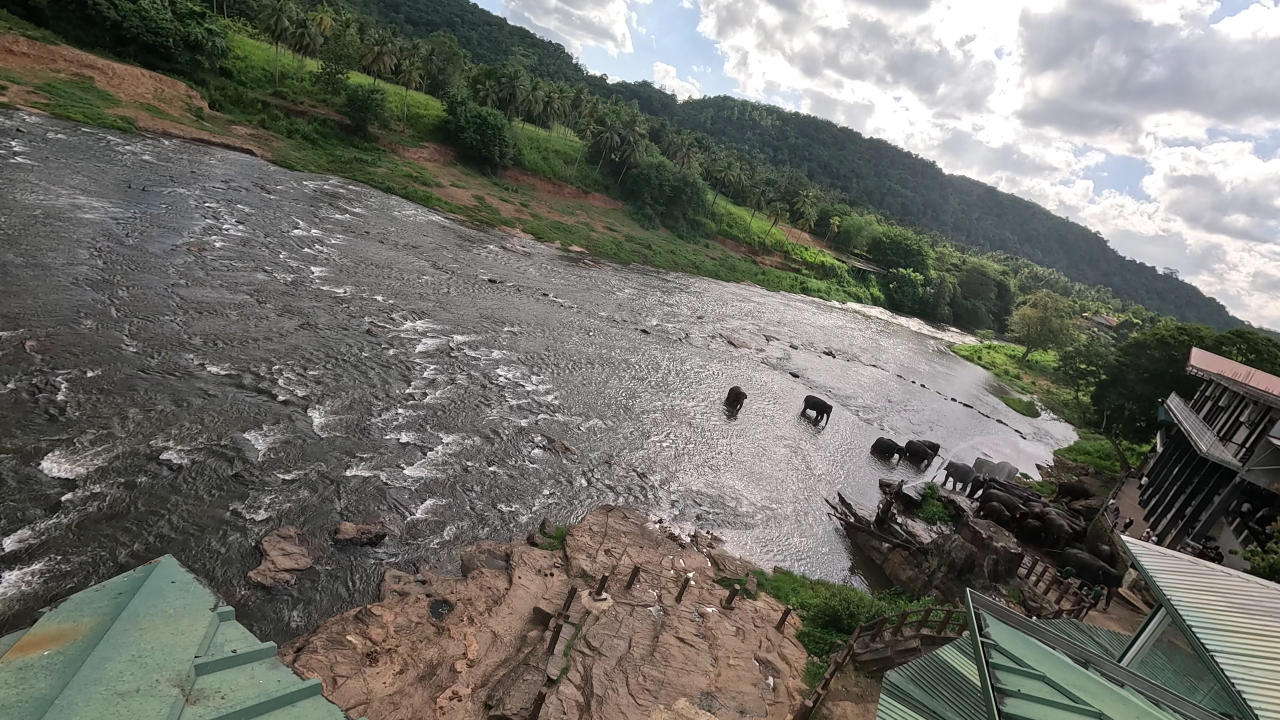
#> input picture annotations_pinnawala/images/train/035a562d-250828_14session_site1_4_h264_rank09_f028920_t00964964ms.jpg, 3840 x 2160 px (shown at 1/3 size)
$ python -i frame_extractor.py   (imports and definitions only)   (older library calls are emulated)
#> lines starting #> are read from the running program, lines starting #| are printed output that depends on the picture
import argparse
import sys
from pathlib import Path
import gc
import cv2
import numpy as np
from sklearn.cluster import MiniBatchKMeans
from tqdm import tqdm

## terminal command:
"""
python /home/nishiyamalab/PycharmProjects/Mirla_YOLO_test/frame_extractor.py \
  --input_dir "/home/nishiyamalab/PycharmProjects/Mirla_YOLO_test/Mirla_YOLO_test_videos/pinnawala_sample_videos/val_videos" \
  --output_dir "/home/nishiyamalab/PycharmProjects/Mirla_YOLO_test/Mirla_YOLO_test_videos/pinnawala_sample_videos/val_videos/extracted_frames_pinnawala_val_videos" \
  --clusters 12 \
  --sample_every 10 \
  --batch_size 512 \
  --resize_width 640 \
  --random_state 42
"""


VIDEO_EXTS = {".mp4", ".mov", ".avi", ".mkv", ".m4v", ".webm", ".MP4", ".MOV", ".M4V", ".WEBM", ".AVI", ".MKV"}

def list_videos(input_dir: Path):
    return [p for p in sorted(input_dir.iterdir()) if p.suffix.lower() in {e.lower() for e in VIDEO_EXTS} and p.is_file()]

# [9 lines left out: function maybe_resize, not called in this run]

def hsv_histogram(img_bgr, bins=(8,8,8)):
    img_hsv = cv2.cvtColor(img_bgr, cv2.COLOR_BGR2HSV)
    hist = cv2.calcHist([img_hsv], [0,1,2], None, bins, [0,180,0,256,0,256])
    hist = cv2.normalize(hist, hist).flatten()
    return hist.astype(np.float32)

def laplacian_variance(img_bgr):
    gray = cv2.cvtColor(img_bgr, cv2.COLOR_BGR2GRAY)
    return float(cv2.Laplacian(gray, cv2.CV_64F).var())

def grayscale_delta(prev_gray, curr_gray):
    if prev_gray is None:
        return 0.0
    mad = np.mean(np.abs(curr_gray.astype(np.int16) - prev_gray.astype(np.int16)))
    return float(mad) / 255.0

def frame_feature(img_bgr, prev_gray=None):
    hist = hsv_histogram(img_bgr)              # (512,)
    sharp = laplacian_variance(img_bgr)        # scalar
    gray = cv2.cvtColor(img_bgr, cv2.COLOR_BGR2GRAY)
    delta = grayscale_delta(prev_gray, gray)   # scalar
    feat = np.concatenate([hist, np.array([sharp, 20*delta], dtype=np.float32)])  # (514,)
    return feat, gray

# [184 lines left out: functions sample_frames, save_frames, train_kmeans_streaming, select_best_frames_streaming, process_video, main, not called in this run]

# [2 lines not run here, left out]

>>> import cv2
>>> picture = cv2.imread('annotations_pinnawala/images/train/035a562d-250828_14session_site1_4_h264_rank09_f028920_t00964964ms.jpg')
#> picture is the input picture: shape (2160, 3840, 3); mean B, G, R 105.9, 112.6, 112.8
>>> result = frame_feature(picture)
#> in hsv_histogram, `img_hsv = cv2.cvtColor(img_bgr, cv2.COLOR_BGR2HSV)`: img_hsv: shape (2160, 3840, 3); mean H, S, V 51.1, 40.5, 117.5
#> in hsv_histogram, `hist = cv2.normalize(hist, hist).flatten()`: hist = 512 values, max 0.383 at index 3, min 0 at index 23, mean 0.0143
#> in laplacian_variance, `gray = cv2.cvtColor(img_bgr, cv2.COLOR_BGR2GRAY)`:
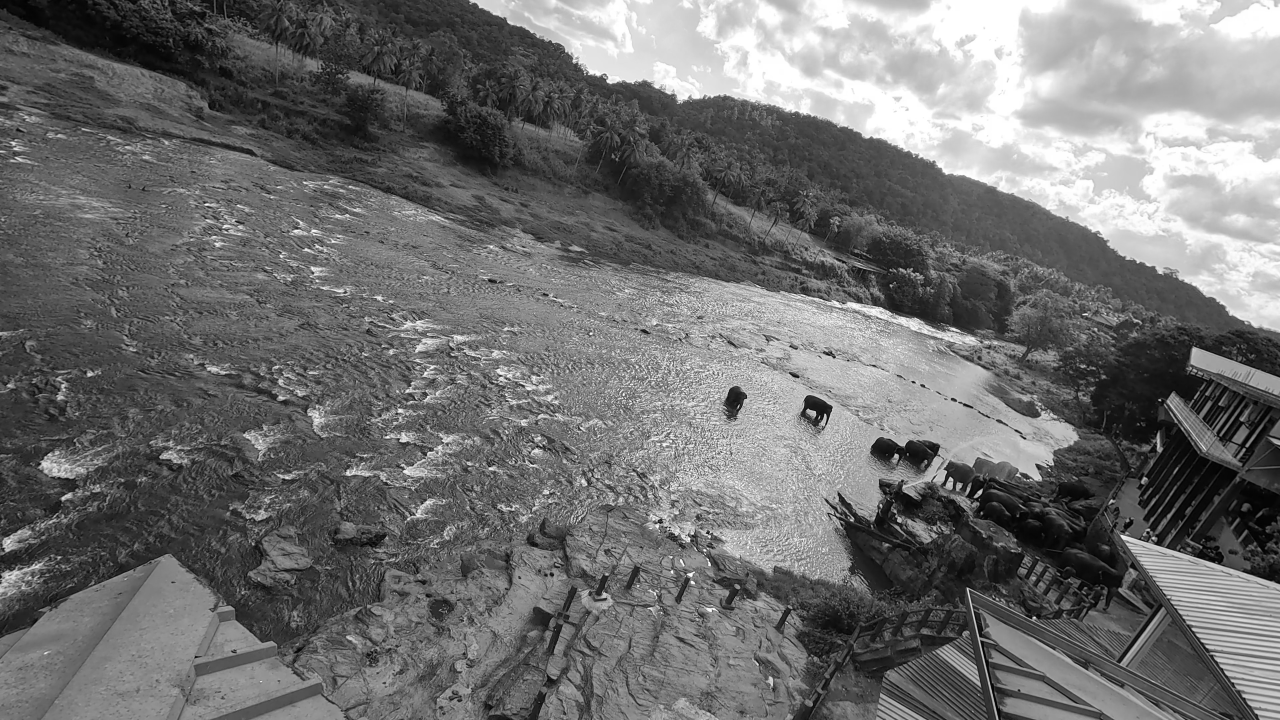
#> gray: shape (2160, 3840) (shown at 1/3 size); min 0, max 255, mean 111.9
#> in frame_feature, `sharp = laplacian_variance(img_bgr)`: sharp = 288.7
#> in frame_feature, `delta = grayscale_delta(prev_gray, gray)`: delta = 0
#> in frame_feature, `feat = np.concatenate([hist, np.array([sharp, 20*delta], dtype=np.floa..`: feat = 514 values, max 288.7 at index 512, min 0 at index 23, mean 0.576

$ run again, on annotations_pinnawala/images/train/037ed3a6-250830_10session_site1_2_h264_rank08_f021680_t00723389ms.jpg
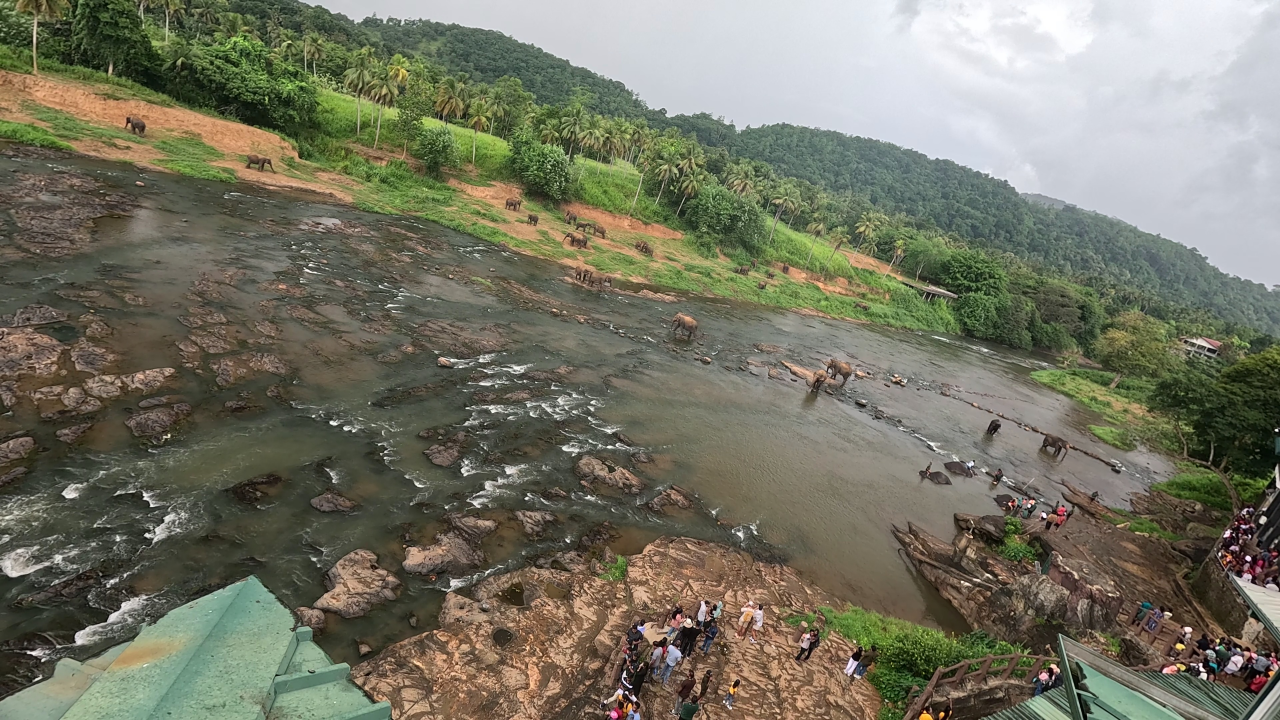
#> input picture annotations_pinnawala/images/train/037ed3a6-250830_10session_site1_2_h264_rank08_f021680_t00723389ms.jpg, 3840 x 2160 px (shown at 1/3 size)
#> picture is the input picture: shape (2160, 3840, 3); mean B, G, R 100.4, 117.3, 117.6
#> img_hsv: shape (2160, 3840, 3); mean H, S, V 44, 63.8, 124.3
#> in hsv_histogram, `hist = cv2.normalize(hist, hist).flatten()`: hist = 512 values, max 0.457 at index 74, min 0 at index 62, mean 0.0129
#> in laplacian_variance, `gray = cv2.cvtColor(img_bgr, cv2.COLOR_BGR2GRAY)`:
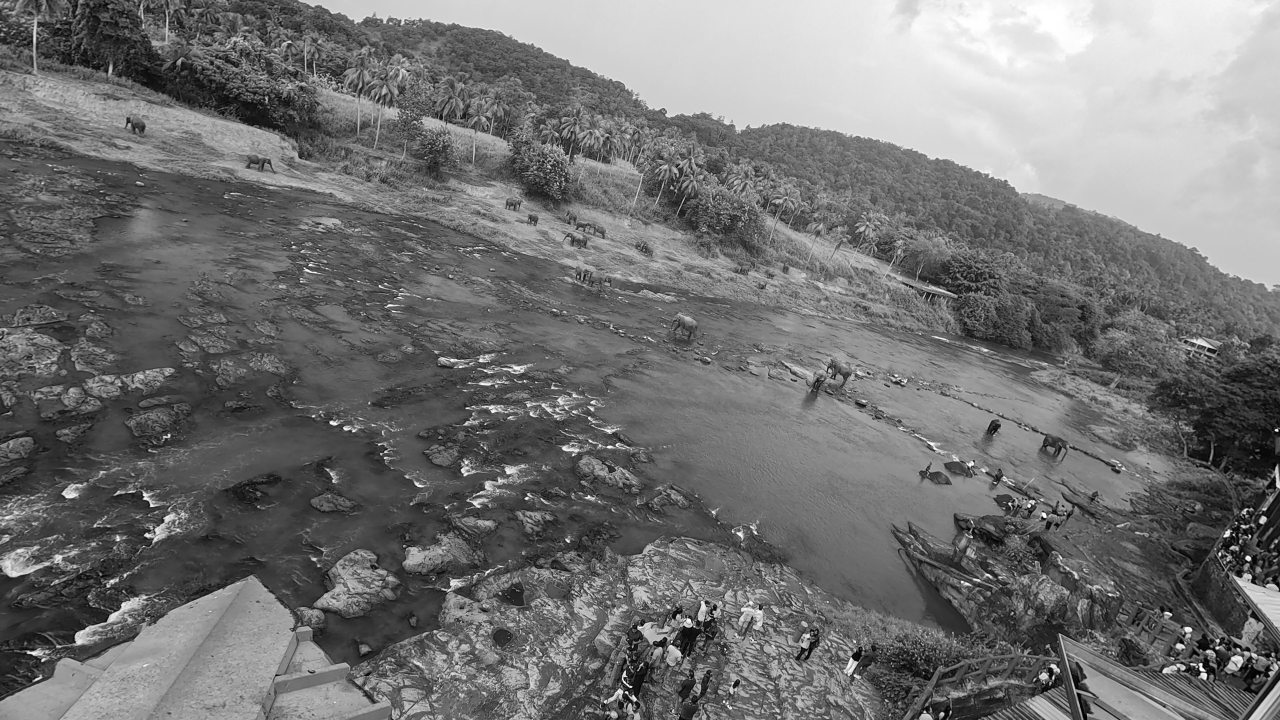
#> gray: shape (2160, 3840) (shown at 1/3 size); min 0, max 255, mean 115.5
#> sharp = 202.6
#> delta = 0
#> feat = 514 values, max 202.6 at index 512, min 0 at index 62, mean 0.407

$ run again, on annotations_pinnawala/images/train/07666a4a-250821_10session_site2_6_h264_rank03_f002260_t00090400ms.jpg
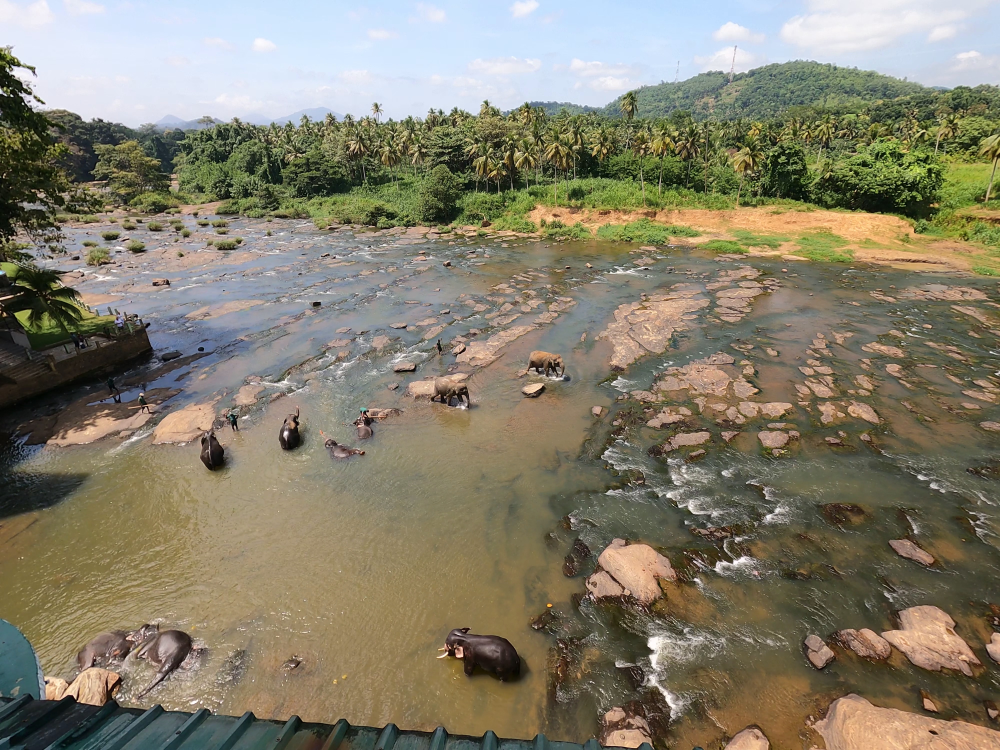
#> input picture annotations_pinnawala/images/train/07666a4a-250821_10session_site2_6_h264_rank03_f002260_t00090400ms.jpg, 4000 x 3000 px (shown at 1/4 size)
#> picture is the input picture: shape (3000, 4000, 3); mean B, G, R 108, 126.8, 132.8
#> img_hsv: shape (3000, 4000, 3); mean H, S, V 42.9, 77.1, 139.7
#> in hsv_histogram, `hist = cv2.normalize(hist, hist).flatten()`: hist = 512 values, max 0.415 at index 271, min 0 at index 61, mean 0.0133
#> in laplacian_variance, `gray = cv2.cvtColor(img_bgr, cv2.COLOR_BGR2GRAY)`:
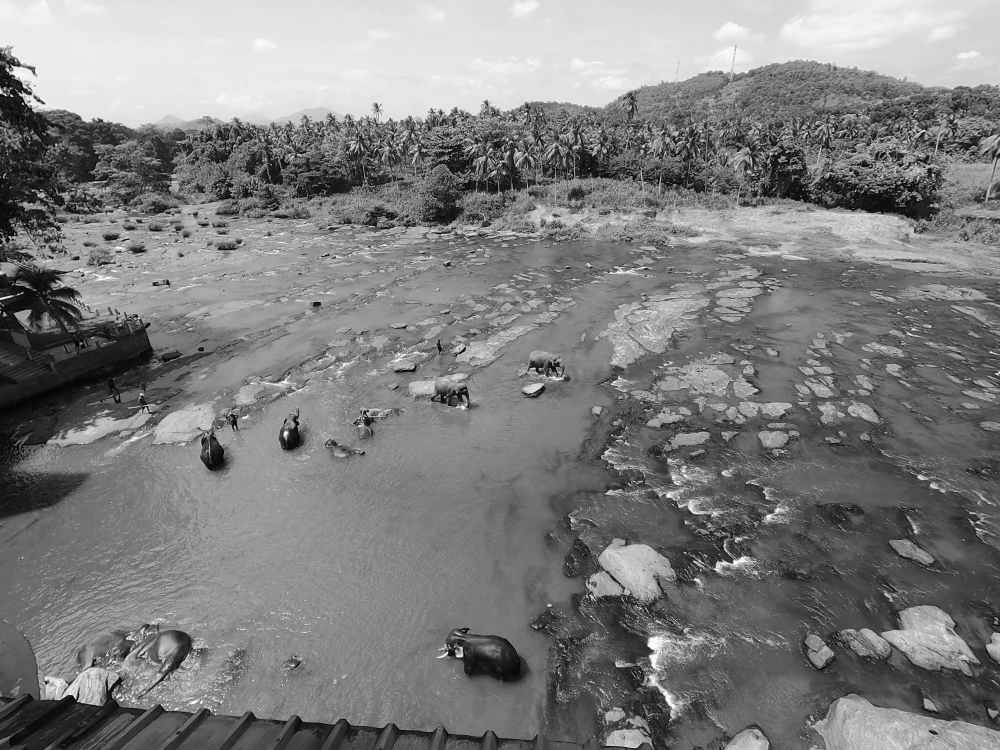
#> gray: shape (3000, 4000) (shown at 1/4 size); min 0, max 255, mean 126.5
#> sharp = 253.7
#> delta = 0
#> feat = 514 values, max 253.7 at index 512, min 0 at index 61, mean 0.507

$ run again, on annotations_pinnawala/images/train/09b5ec41-250828_14session_site1_4_h264_rank03_f003030_t00101101ms.jpg
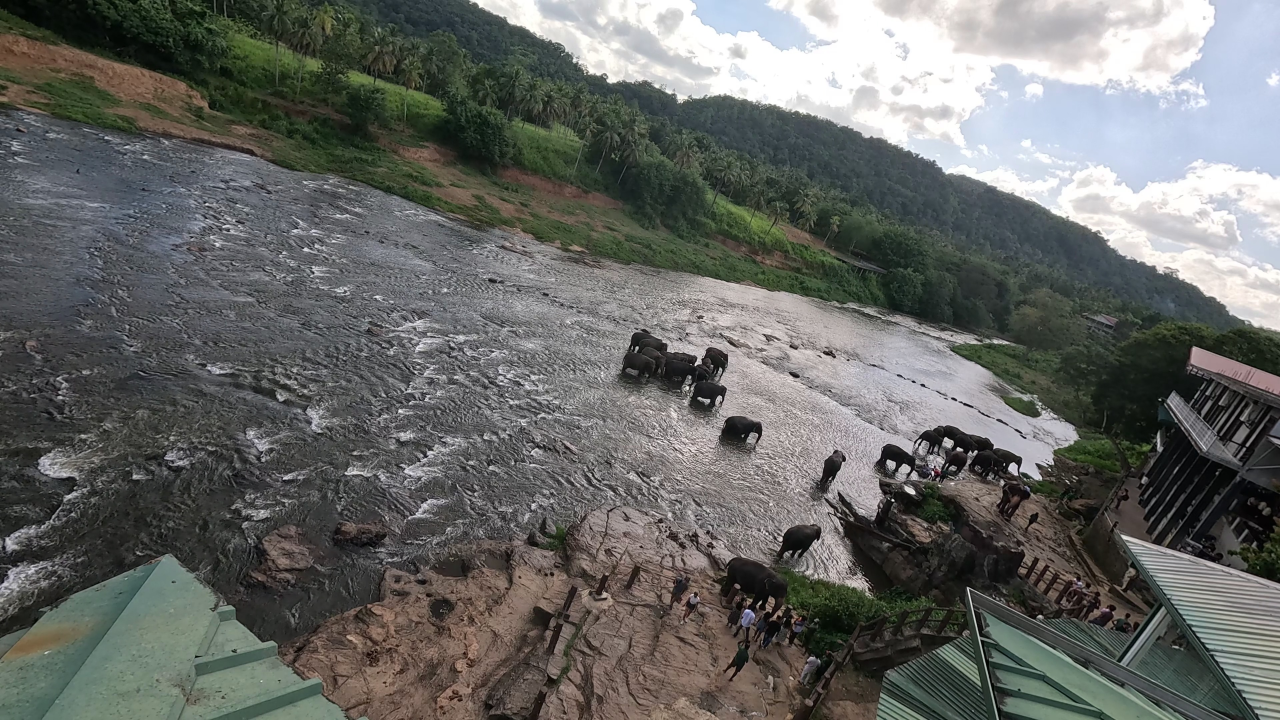
#> input picture annotations_pinnawala/images/train/09b5ec41-250828_14session_site1_4_h264_rank03_f003030_t00101101ms.jpg, 3840 x 2160 px (shown at 1/3 size)
#> picture is the input picture: shape (2160, 3840, 3); mean B, G, R 101.8, 104.9, 103.3
#> img_hsv: shape (2160, 3840, 3); mean H, S, V 63.4, 37.4, 109.6
#> in hsv_histogram, `hist = cv2.normalize(hist, hist).flatten()`: hist = 512 values, max 0.384 at index 7, min 0 at index 15, mean 0.0157
#> in laplacian_variance, `gray = cv2.cvtColor(img_bgr, cv2.COLOR_BGR2GRAY)`:
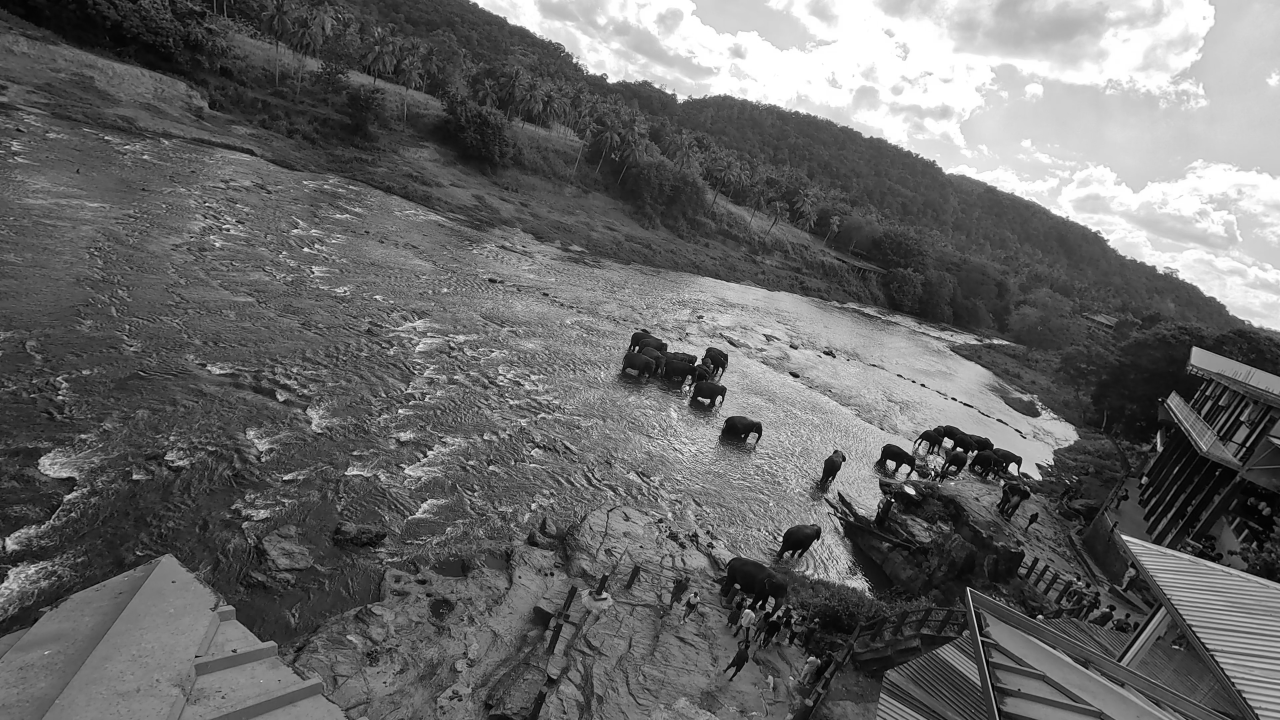
#> gray: shape (2160, 3840) (shown at 1/3 size); min 0, max 255, mean 104.1
#> sharp = 265.4
#> delta = 0
#> feat = 514 values, max 265.4 at index 512, min 0 at index 15, mean 0.532
